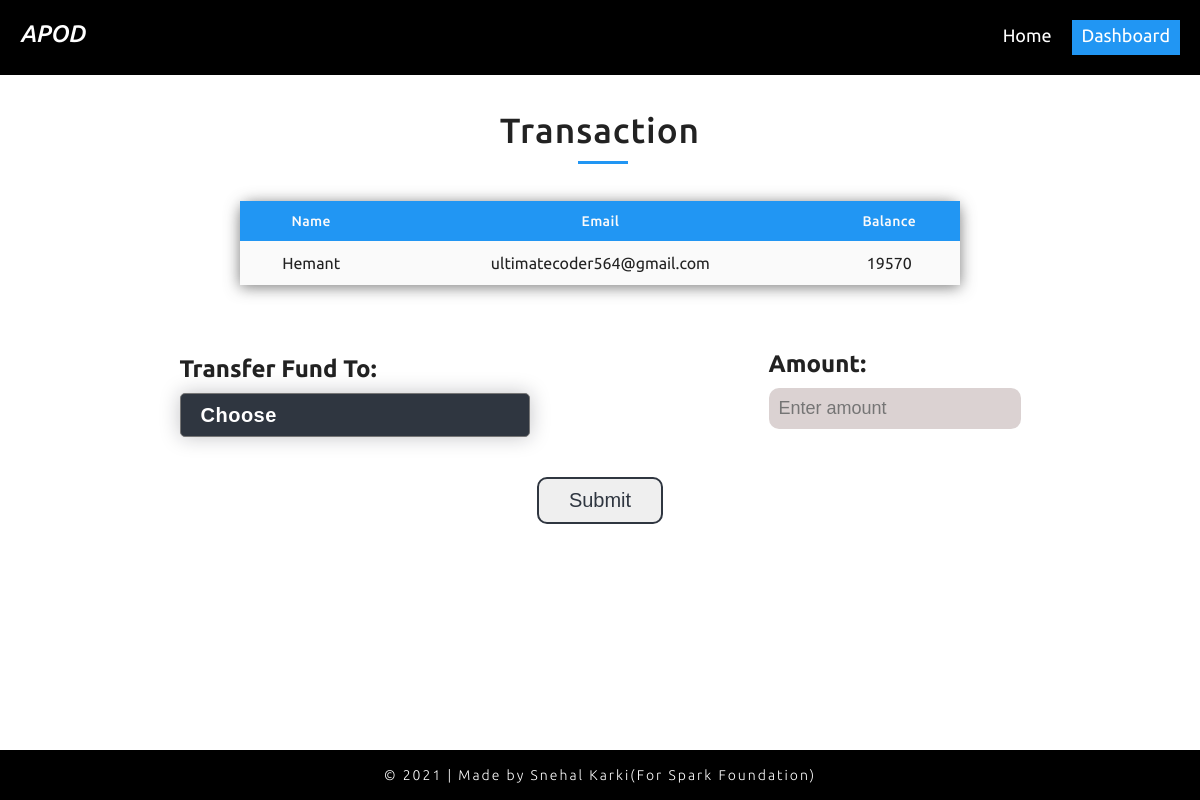
The app's page /transfer.php?selectedUserDetails=4 with its own data.
### tables this page shows
CREATE TABLE `bankdetails` (
  `id` int(4) NOT NULL,
  `name` varchar(30) NOT NULL,
  `email` varchar(50) NOT NULL,
  `balance` int(11) NOT NULL
);

### transfer.php (the view, shortened to what this page needs)
<?php
    include 'nav.php';
?>
<section class="transfer">
    <form class="send" method="post">
        <h1 class="title">Transaction</h1>
        <table class="table-user table-transfer">
            <thead>
                <tr>
                    <th>Name</th>
                    <th>Email</th>
                    <th>Balance</th>
                </tr>
            </thead>
            <?php
                include 'config.php';
                if(isset($_GET['selectedUserDetails'])){
                    $id = $_GET['selectedUserDetails'];
                    $sql = "select * from `bankdetails` where id = $id";
                    $res = mysqli_query($con,$sql);
                    if($res)
                     {
                        $row = mysqli_fetch_assoc($res);
                        $name = $row['name'];
                        $email = $row['email'];
                        $balance = $row['balance'];
                        echo '
                        <tr>
                        <td data-value="Name">'.$name.'</td>
                        <td data-value="Email">'.$email.'</td>
                        <td data-value="Balance">'.$balance.'</td>
                        </tr>
                        ';
                    }
                }
            ?>
        </table>
        <div class="transfer-container">
            <div class="send-item">
                <h2>Transfer Fund To:</h2>
                <select name="item" required>
                    <option value="" disabled selected>Choose</option>
                </select>
            </div>
            <div class="amount">
                <h2>Amount:</h2>
                <input type="number" name="amount" placeholder="Enter amount">
            </div>
        </div>
        <div class="transfer-button">
            <input type="submit" name="submit" value="Submit">
        </div>
    </form>
</section>
<footer class="transfer-footer">
    <h4>© 2021 | Made by Snehal Karki(For Spark Foundation)</h4>
</footer>

### css/style.css (style rules this page uses)
* { margin: 0; padding: 0; box-sizing: border-box; user-select: none; -webkit-tap-highlight-color: transparent; outline: none; overflow-x: unset; }
:root { --primary-color: #2196F3; --secondary-color: #222; }
html { font-family: 'Ubuntu', sans-serif; color: var(--secondary-color); scroll-behavior: smooth; }
h1 { font-size: 25px; font-weight: 400; letter-spacing: 1px; word-spacing: 2px; }
section { padding: 30px 60px; }
.title { text-align: center; margin-bottom: 20px; position: relative; }
.title::after { position: absolute; display: block; content: ""; width: 50px; height: 3px; margin-top: 10px; left: 48%; background-color: var(--primary-color); }
.table-user { margin-top: -20px; width: 100%; box-shadow: 0 2px 15px rgba(64, 64, 64, .7); border-collapse: collapse; border-spacing: 0; border-radius: 12px 12px 0 0; }
.table-user th { background-color: var(--primary-color); }
.table-user thead tr th { font-size: 14px; font-weight: 500; color: #fafafa; letter-spacing: 0.35px; opacity: 1; padding: 12px; vertical-align: top; }
tr { background-color: #fafafa; }
td, th { padding: 13px 10px; text-align: center; font-size: 16px; }
.transfer-button { margin: 40px 0 20px 0; text-align: center; }
.transfer-button input { border: 2px solid #2f3640; color: #2f3640; padding: 10px 30px; font-size: 20px; border-radius: 10px; cursor: pointer; margin-bottom: 40px; transition: all 0.5s; }
.transfer-container { display: flex; justify-content: space-around; }
.transfer { margin-top: 10vh; }
.transfer h2 { margin: 10px 0; }
.send-item { margin-top: 60px; }
.amount { margin-top: 55px; }
.amount input[type=number] { -moz-appearance: textfield; background-color: #dbd2d2; border: none; padding: 10px; font-size: 18px; border-radius: 10px; }
.transfer h1 { font-size: 35px; font-weight: 500; text-align: center; }
.table-transfer { width: 720px; margin: 0 auto; margin-top: 50px; }
select { -webkit-appearance: none; -moz-appearance: none; appearance: none; width: 350px; padding: 10px 20px; font-family: 'Poppins', sans-serif; font-weight: 600; font-size: 20px; letter-spacing: 0.5px; cursor: pointer; background-color: #2F3640; color: #ffffff; border-radius: 5px; outline: none; box-shadow: 0 0 20px rgba(20, 20, 30, 0.25); overflow: visible; }
select option { background-color: #2F3640; letter-spacing: 1.2px; font-weight: 300; font-size: 18px; }
footer { position: fixed; width: 100%; left: 0; bottom: 0; z-index: 21; }
footer, .footer { background-color: black; height: 50px; line-height: 50px; text-align: center; color: white; letter-spacing: 2px; }
footer h4, .footer h4 { font-weight: 300; font-size: 14px !important; }

### records on screen
bankdetails: name "Hemant", email "ultimatecoder564@gmail.com", balance "19570"
